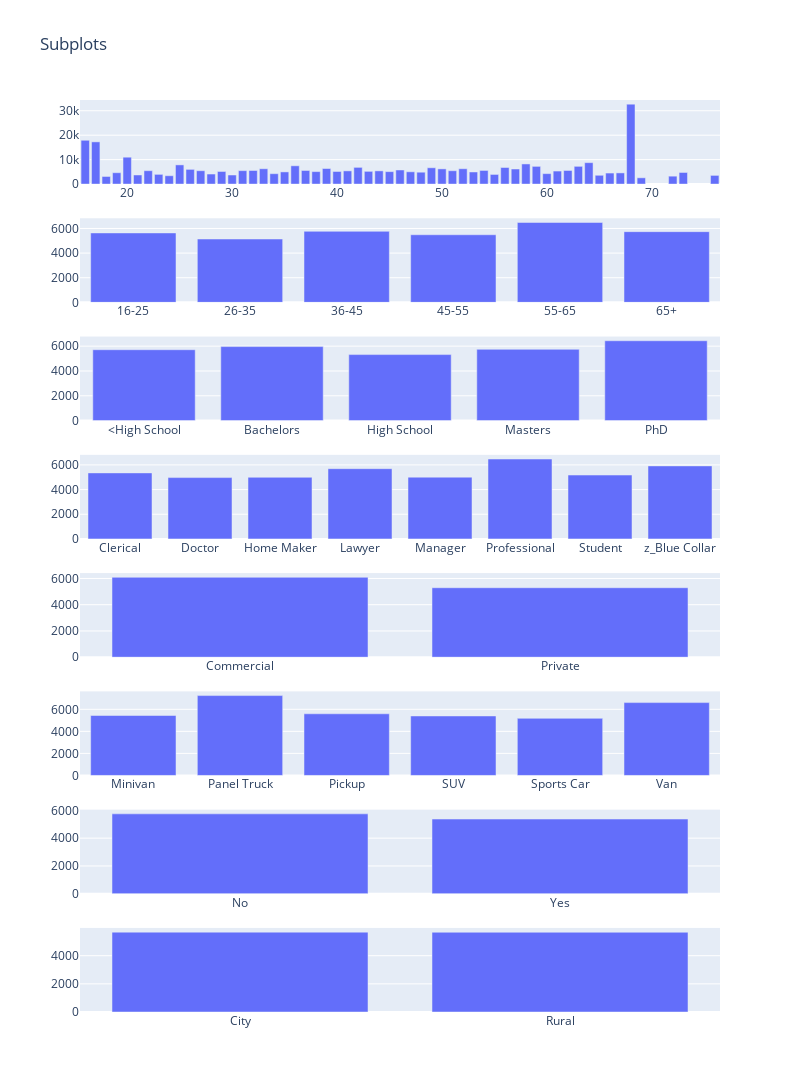

Notebook source saved alongside this figure:
### Code cell
var_list = ['AGE', 'AGE_BAND', 'EDUCATION', 'OCCUPATION', 'CAR_USE', 'CAR_TYPE', 'REVOKED', 'CITY_RURAL']

fig = plotly.subplots.make_subplots(rows=len(var_list), cols=1, start_cell="top-left")

for i, x in enumerate(var_list):    
    fig.add_trace(bar_plot(df1, x, 'CLM_AMT').data[0], row= i+1, col = 1)
    
fig.update_layout(height=800*8, width=800, title_text="Subplots")
fig.show()

### Figure 1 — Plotly figure (JSON) as saved in the notebook; plotly's stock layout.template omitted (floating-point values rounded to 4 significant figures)
{"data": [{"alignmentgroup": "True", "hovertemplate": "AGE=%{x}<br>CLM_AMT=%{y}<extra></extra>", "legendgroup": "", "marker": {"color": "#636efa", "pattern": {"shape": ""}}, "name": "", "offsetgroup": "", "orientation": "v", "showlegend": false, "textposition": "auto", "type": "bar", "x": [16, 17, 18, 19, 20, 21, 22, 23, 24, 25, 26, 27, 28, 29, 30, 31, 32, 33, 34, 35, 36, 37, 38, 39, 40, 41, 42, 43, 44, 45, 46, 47, 48, 49, 50, 51, 52, 53, 54, 55, 56, 57, 58, 59, 60, 61, 62, 63, 64, 65, 66, 67, 68, 69, 72, 73, 76], "xaxis": "x", "y": [17927, 17273, 3115, 4651.0, 10997, 3728, 5480.0, 3980.0, 3421.0, 7852.0, 6019.0, 5468.0, 4111.0, 5158.0, 3708.0, 5494.0, 5561.0, 6267.0, 4252.0, 4983.0, 7483.0, 5573.0, 5104.0, 6368.0, 5154.0, 5400.0, 6839.0, 5211.0, 5404.0, 5097.0, 5774.0, 5029.0, 4861.0, 6672.0, 6216.0, 5464.0, 6282.0, 4954, 5581.0, 3946.0, 6786.0, 6171.0, 8240.0, 7248.0, 4273.0, 5327.0, 5569.0, 7262.0, 8759.0, 3601.0, 4513, 4574.0, 32687, 2566, 3238, 4747, 3553], "yaxis": "y"}, {"alignmentgroup": "True", "hovertemplate": "AGE_BAND=%{x}<br>CLM_AMT=%{y}<extra></extra>", "legendgroup": "", "marker": {"color": "#636efa", "pattern": {"shape": ""}}, "name": "", "offsetgroup": "", "orientation": "v", "showlegend": false, "textposition": "auto", "type": "bar", "x": ["16-25", "26-35", "36-45", "45-55", "55-65", "65+"], "xaxis": "x2", "y": [5638.0, 5144.0, 5769.0, 5490.0, 6487.0, 5741.0], "yaxis": "y2"}, {"alignmentgroup": "True", "hovertemplate": "EDUCATION=%{x}<br>CLM_AMT=%{y}<extra></extra>", "legendgroup": "", "marker": {"color": "#636efa", "pattern": {"shape": ""}}, "name": "", "offsetgroup": "", "orientation": "v", "showlegend": false, "textposition": "auto", "type": "bar", "x": ["<High School", "Bachelors", "High School", "Masters", "PhD"], "xaxis": "x3", "y": [5712.0, 5965.0, 5320.0, 5744.0, 6435.0], "yaxis": "y3"}, {"alignmentgroup": "True", "hovertemplate": "OCCUPATION=%{x}<br>CLM_AMT=%{y}<extra></extra>", "legendgroup": "", "marker": {"color": "#636efa", "pattern": {"shape": ""}}, "name": "", "offsetgroup": "", "orientation": "v", "showlegend": false, "textposition": "auto", "type": "bar", "x": ["Clerical", "Doctor", "Home Maker", "Lawyer", "Manager", "Professional", "Student", "z_Blue Collar"], "xaxis": "x4", "y": [5353.0, 4974.0, 4996.0, 5696.0, 5007, 6478.0, 5178.0, 5921.0], "yaxis": "y4"}, {"alignmentgroup": "True", "hovertemplate": "CAR_USE=%{x}<br>CLM_AMT=%{y}<extra></extra>", "legendgroup": "", "marker": {"color": "#636efa", "pattern": {"shape": ""}}, "name": "", "offsetgroup": "", "orientation": "v", "showlegend": false, "textposition": "auto", "type": "bar", "x": ["Commercial", "Private"], "xaxis": "x5", "y": [6089.0, 5295.0], "yaxis": "y5"}, {"alignmentgroup": "True", "hovertemplate": "CAR_TYPE=%{x}<br>CLM_AMT=%{y}<extra></extra>", "legendgroup": "", "marker": {"color": "#636efa", "pattern": {"shape": ""}}, "name": "", "offsetgroup": "", "orientation": "v", "showlegend": false, "textposition": "auto", "type": "bar", "x": ["Minivan", "Panel Truck", "Pickup", "SUV", "Sports Car", "Van"], "xaxis": "x6", "y": [5436.0, 7245.0, 5593.0, 5397.0, 5180.0, 6607.0], "yaxis": "y6"}, {"alignmentgroup": "True", "hovertemplate": "REVOKED=%{x}<br>CLM_AMT=%{y}<extra></extra>", "legendgroup": "", "marker": {"color": "#636efa", "pattern": {"shape": ""}}, "name": "", "offsetgroup": "", "orientation": "v", "showlegend": false, "textposition": "auto", "type": "bar", "x": ["No", "Yes"], "xaxis": "x7", "y": [5751.0, 5376.0], "yaxis": "y7"}, {"alignmentgroup": "True", "hovertemplate": "CITY_RURAL=%{x}<br>CLM_AMT=%{y}<extra></extra>", "legendgroup": "", "marker": {"color": "#636efa", "pattern": {"shape": ""}}, "name": "", "offsetgroup": "", "orientation": "v", "showlegend": false, "textposition": "auto", "type": "bar", "x": ["City", "Rural"], "xaxis": "x8", "y": [5674.0, 5666.0], "yaxis": "y8"}], "layout": {"height": 6400, "title": {"text": "Subplots"}, "width": 800, "xaxis": {"anchor": "y", "domain": [0, 1]}, "xaxis2": {"anchor": "y2", "domain": [0, 1]}, "xaxis3": {"anchor": "y3", "domain": [0, 1]}, "xaxis4": {"anchor": "y4", "domain": [0, 1]}, "xaxis5": {"anchor": "y5", "domain": [0, 1]}, "xaxis6": {"anchor": "y6", "domain": [0, 1]}, "xaxis7": {"anchor": "y7", "domain": [0, 1]}, "xaxis8": {"anchor": "y8", "domain": [0, 1]}, "yaxis": {"anchor": "x", "domain": [0.9078, 1.0]}, "yaxis2": {"anchor": "x2", "domain": [0.7781, 0.8703]}, "yaxis3": {"anchor": "x3", "domain": [0.6484, 0.7406]}, "yaxis4": {"anchor": "x4", "domain": [0.5188, 0.6109]}, "yaxis5": {"anchor": "x5", "domain": [0.3891, 0.4813]}, "yaxis6": {"anchor": "x6", "domain": [0.2594, 0.3516]}, "yaxis7": {"anchor": "x7", "domain": [0.1297, 0.2219]}, "yaxis8": {"anchor": "x8", "domain": [0, 0.09219]}}}
